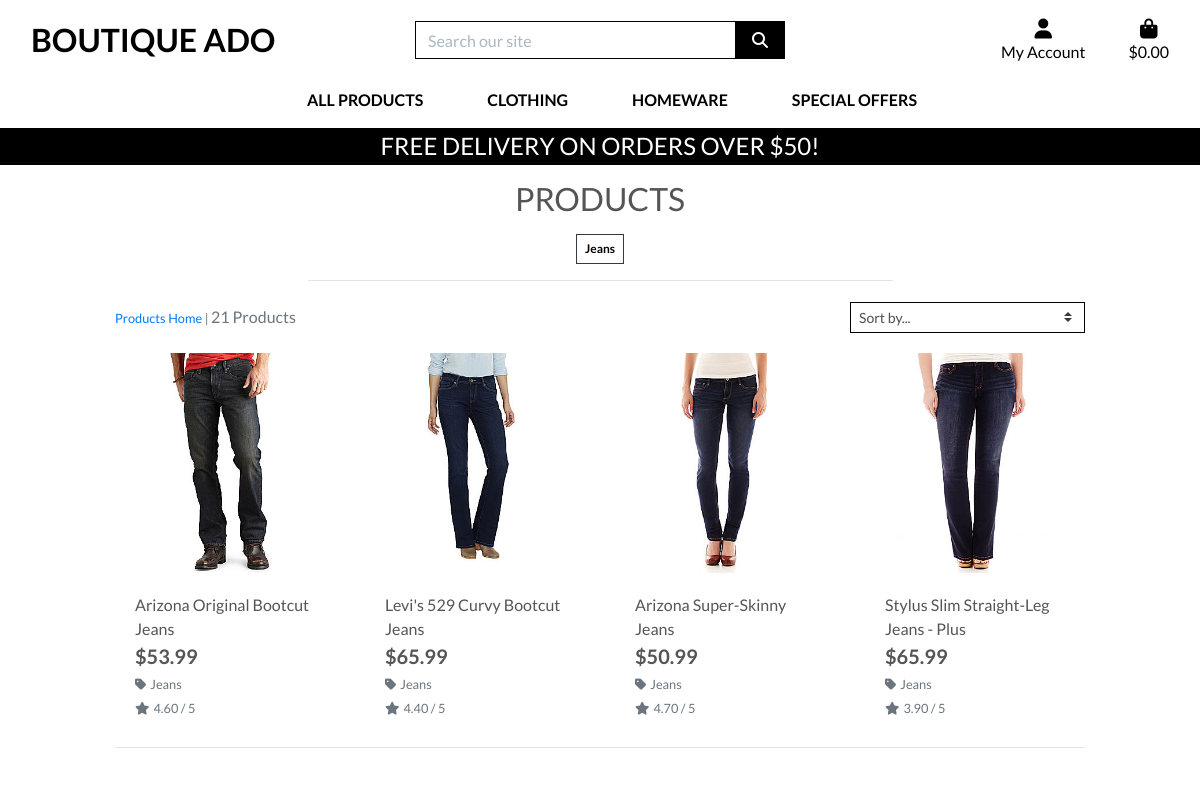
/products/?category=jeans (upper part), run on an earlier commit of the app's database.
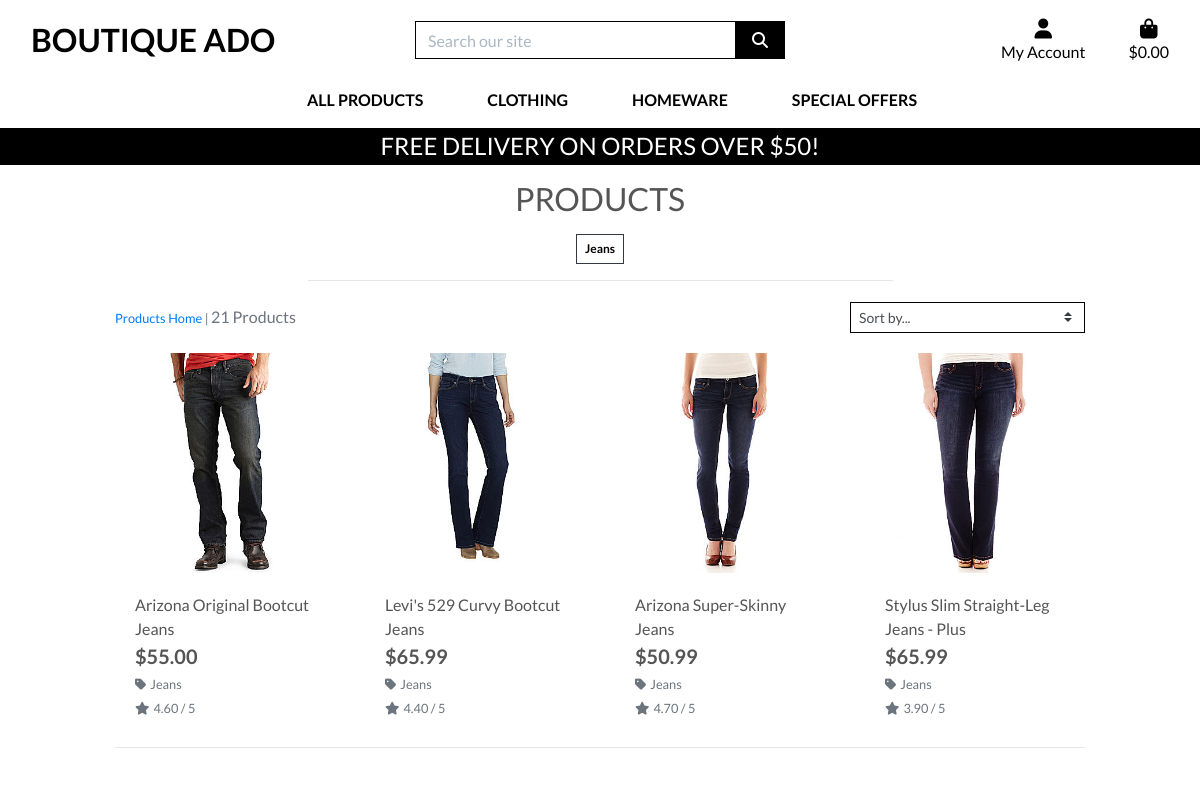
And on a later commit of the database.
### products/models.py (models this page shows, shortened)
class Category (models.Model):
    class Meta:
        verbose_name_plural = 'Categories'
    name = models.CharField(max_length=254)
    friendly_name = models.CharField(max_length=254, null=True, blank=True)

class Product(models.Model):
    category = models.ForeignKey('Category', null=True, blank=True, on_delete=models.SET_NULL)
    sku = models.CharField(max_length=254, null=True, blank=True)
    name = models.CharField(max_length=254)
    description = models.TextField()
    has_sizes = models.BooleanField(default=False, null=True, blank=True)
    price = models.DecimalField(max_digits=6, decimal_places=2)
    rating = models.DecimalField(max_digits=6, decimal_places=2, null=True, blank=True)
    image_url = models.URLField(max_length=1024, null=True, blank=True)
    image = models.ImageField(null=True, blank=True)

### products/views.py (the view, shortened to what this page needs)
# urls.py: path('', views.all_products, name='products'),
def all_products(request):
    products = Product.objects.all()
    query = None
    categories = None
    sort = None
    direction = None
    if request.GET:
        if 'category' in request.GET:
            categories = request.GET['category'].split(',')
            products = products.filter(category__name__in=categories)
            categories = Category.objects.filter(name__in=categories)
    current_sorting = f'{sort}_{direction}'
    context = {
        'products': products,
        'search_term': query,
        'current_categories': categories,
        'current_sorting': current_sorting,
    }
    return render(request, 'products/products.html', context)

### bag/contexts.py (called while the page is built, shortened)
def bag_contents(request):
    bag_items = []
    total = 0
    product_count = 0
    bag = request.session.get('bag', {})
    if total < settings.FREE_DELIVERY_THRESHOLD:
        delivery = total * Decimal(settings.STANDARD_DELIVERY_PERCENTAGE / 100)
        free_delivery_delta = settings.FREE_DELIVERY_THRESHOLD - total
    else:
        delivery = 0
        free_delivery_delta = 0
    grand_total = delivery + total
    context = {
        'bag_items': bag_items,
        'total': total,
        'product_count': product_count,
        'delivery': delivery,
        'free_delivery_delta': free_delivery_delta,
        'free_delivery_threshold': settings.FREE_DELIVERY_THRESHOLD,
        'grand_total': grand_total,
    }
    return context

### products/templates/products/products.html (shortened to what this page needs)
{% extends "base.html" %}
{% load static %}
{% block page_header %}
    <div class="container header-container">
    </div>
{% endblock %}
{% block content %}
    <div class="overlay"></div>
    <div class="container-fluid">
        <div class="row">
            <div class="col text-center mt-3">
                <h2 class="logo-font">Products</h2>
                {% for c in current_categories %}
                    <a class="category-badge text-decoration-none" href="{% url 'products' %}?category={{ c.name }}">
                        <span class="p-2 mt-2 badge badge-white text-black rounded-0 border border-dark">{{ c.friendly_name }}</span>
                    </a>
                {% endfor %}
                <hr class="w-50 mb-1">
            </div>
        </div>
        <div class="row">
            <div class="product-container col-10 offset-1">
                <div class="row mt-1 mb-2">
                    <div class="col-12 col-md-6 my-auto order-md-last d-flex justify-content-center justify-content-md-end">
                        <div class="sort-select-wrapper w-50">
                            <select id="sort-selector" class="custom-select custom-select-sm rounded-0 border border-{% if current_sorting != 'None_None' %}info{% else %}black{% endif %}">
                                <option value="reset" {% if current_sorting == 'None_None' %}selected{% endif %}>Sort by...</option>
                            </select>
                        </div>
                    </div>
                    <div class="col-12 col-md-6 order-md-first">
                        <p class="text-muted mt-3 text-center text-md-left">
                            {% if search_term or current_categories or current_sorting != 'None_None' %}
                                <span class="small"><a href="{% url 'products' %}">Products Home</a> | </span>
                            {% endif %}
                            {{ products|length }} Products{% if search_term %} found for <strong>"{{ search_term }}"</strong>{% endif %}
                        </p>
                    </div>
                </div>
                <div class="row">
                    {% for product in products %}
                        <div class="col-sm-6 col-md-6 col-lg-4 col-xl-3">
                            <div class="card h-100 border-0">
                                {% if product.image %}
                                <a href="{% url 'product_detail' product.id %}">
                                    <img class="card-img-top img-fluid" src="{{ product.image.url }}" alt="{{ product.name }}">
                                </a>
                                {% else %}
                                <a href="{% url 'product_detail' product.id %}">
                                    <img class="card-img-top img-fluid" src="{{ MEDIA_URL }}noimage.png" alt="{{ product.name }}">
                                </a>
                                {% endif %}
                                <div class="card-body pb-0">
                                    <p class="mb-0">{{ product.name }}</p>
                                </div>
                                <div class="card-footer bg-white pt-0 border-0 text-left">
                                    <div class="row">
                                        <div class="col">
                                            <p class="lead mb-0 text-left font-weight-bold">${{ product.price }}</p>
                                            {% if product.category %}
                                            <p class="small mt-1 mb-0">
                                                <a class="text-muted" href="{% url 'products' %}?category={{ product.category.name }}">
                                                    <i class="fas fa-tag mr-1"></i>{{ product.category.friendly_name }}
                                                </a>
                                            </p>
                                            {% endif %}
                                            {% if product.rating %}
                                                <small class="text-muted"><i class="fas fa-star mr-1"></i>{{ product.rating }} / 5</small>
                                            {% else %}
                                                <small class="text-muted">No Rating</small>
                                            {% endif %}
                                        </div>
                                    </div>
                                </div>
                            </div>
                        </div>
                        {% if forloop.counter|divisibleby:4 %}
                            <div class="col-12 d-none d-xl-block mb-5">
                                <hr>
                            </div>
                        {% endif %}
                    {% endfor %}
                </div>
            </div>
        </div>
    </div>
{% endblock %}

### templates/base.html (shortened to what this page needs)
{% load static %}
<!doctype html>
<html lang="en">
  <head>
    {% block corecss %}
    <link rel="stylesheet" href="https://stackpath.bootstrapcdn.com/bootstrap/4.4.1/css/bootstrap.min.css">
    <link rel="stylesheet" href="{% static 'css/base.css' %}">
    {% endblock %}
  </head>
  <body>
    <header class="container-fluid fixed-top">
        <div id="topnav" class="row bg-white pt-lg-2 d-none d-lg-flex">
            <div class="col-12 col-lg-4 my-auto py-1 py-lg-0 text-center text-lg-left">
                <a href="{% url 'home' %}" class="nav-link main-logo-link">
                    <h2 class="logo-font text-black my-0"><strong>Boutique Ado</strong></h2>
                </a>
            </div>
            <div class="col-12 col-lg-4 my-auto py-1 py-lg-0">
                 <form method="GET" action="{% url 'products' %}">
                    <div class="input-group w-100">
                        <input class="form-control border border-black rounded-0" type="text" name="q" placeholder="Search our site">
                        <div class="input-group-append">
                            <button class="form-control btn btn-black border border-black rounded-0" type="submit">
                                <span class="icon">
                                    <i class="fas fa-search"></i>
                                </span>
                            </button>
                        </div>
                    </div>
                </form>
            </div>
            <div class="col-12 col-lg-4 my-auto py-1 py-lg-0">
                <ul class="list-inline list-unstyled text-center text-lg-right my-0">
                    <li class="list-inline-item dropdown">
                        <a class="text-black nav-link" href="#" id="user-options" data-toggle="dropdown" aria-haspopup="true" aria-expanded="false">
                            <div class="text-center">
                                <div><i class="fas fa-user fa-lg"></i></div>
                                <p class="my-0">My Account</p>
                            </div>
                        </a>
                    </li>
                    <li class="list-inline-item">
                        <a class="{% if grand_total %}text-info font-weight-bold{% else %}text-black{% endif %} nav-link" href="{% url 'view_bag' %}">
                            <div class="text-center">
                                <div><i class="fas fa-shopping-bag fa-lg"></i></div>
                                <p class="my-0">
                                    {% if grand_total %}
                                        ${{ grand_total|floatformat:2 }}
                                    {% else %}
                                        $0.00
                                    {% endif %}
                                </p>
                            </div>
                        </a>
                    </li>
                </ul>
            </div>
        </div>
        <div class="row bg-white">
            <nav class="navbar navbar-expand-lg navbar-light w-100">
                {% include 'includes/main-nav.html' %}
            </nav>
        </div>
        <div id="delivery-banner" class="row text-center">
            <div class="col bg-black text-white">
                <h4 class="logo-font my-1">Free delivery on orders over ${{ free_delivery_threshold }}!</h4>
            </div>
        </div>
    </header>
    {% block page_header %}
    {% endblock %}
    {% block content %}
    {% endblock %}
  </body>
</html>

### templates/includes/main-nav.html (shortened to what this page needs)
<div class="collapse navbar-collapse" id="main-nav">
    <ul class="navbar-nav w-auto mx-auto">
        <li class="nav-item dropdown">
            <a class="logo-font font-weight-bold nav-link text-black mr-5" href="#" id="all-products-link" data-toggle="dropdown" aria-haspopup="true" aria-expanded="false">
                All Products
            </a>
        </li>
        <li class="nav-item dropdown">
            <a class="logo-font font-weight-bold nav-link text-black mr-5" href="#" id="clothing-link" data-toggle="dropdown" aria-haspopup="true" aria-expanded="false">
                Clothing
            </a>
        </li>
        <li class="nav-item dropdown">
            <a class="logo-font font-weight-bold nav-link text-black mr-5" href="#" id="homeware-link" data-toggle="dropdown" aria-haspopup="true" aria-expanded="false">
                Homeware
            </a>
        </li>
        <li class="nav-item dropdown">
            <a class="logo-font font-weight-bold nav-link text-black" href="#" id="specials-link" data-toggle="dropdown" aria-haspopup="true" aria-expanded="false">
                Special Offers
            </a>
        </li>
    </ul>
</div>

### static/css/base.css (style rules this page uses)
html { height: 100%; }
body { background: url('/media/homepage_background_cropped.jpg') no-repeat center center fixed; background-size: cover; height: calc(100vh - 164px); color: #555; font-family: 'Lato'; }
.icon { align-items: center; display: inline-flex; justify-content: center; height: 1.5rem; width: 1.5rem; }
.logo-font { text-transform: uppercase; }
.main-logo-link { width: fit-content; }
.btn-black { background: black; color: white; }
.text-black { color: #000 !important; }
.border-black { border: 1px solid black !important; }
.bg-black { background: #000 !important; }
.overlay { height: 100%; width: 100%; top: 0; left: 0; position: fixed; background: white; z-index: -1; }
input[name='q']::placeholder { color: #aab7c4; }
@media (min-width: 1200px) { .container { max-width: 80%; } }
@media (min-width: 992px) { .header-container { padding-top: 164px; } }

What changed in the data, as far as the page shows it:
changed Product "Arizona Original Bootcut Jeans": price "53.99" → "55.00"
